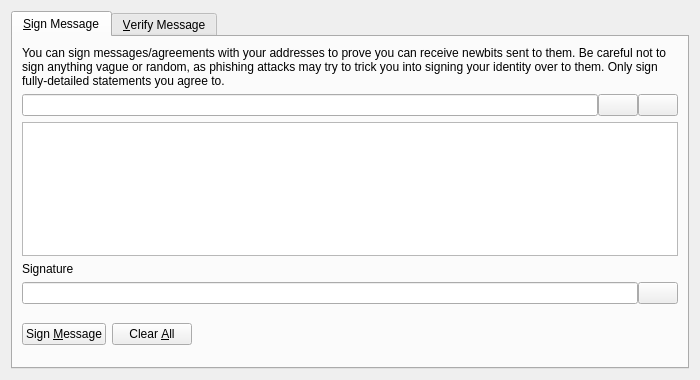
<?xml version="1.0" encoding="UTF-8"?>
<ui version="4.0">
 <class>SignVerifyMessageDialog</class>
 <widget class="QDialog" name="SignVerifyMessageDialog">
  <property name="geometry">
   <rect>
    <x>0</x>
    <y>0</y>
    <width>700</width>
    <height>380</height>
   </rect>
  </property>
  <property name="windowTitle">
   <string>Signatures - Sign / Verify a Message</string>
  </property>
  <property name="modal">
   <bool>true</bool>
  </property>
  <layout class="QVBoxLayout" name="verticalLayout">
   <item>
    <widget class="QTabWidget" name="tabWidget">
     <property name="currentIndex">
      <number>0</number>
     </property>
     <widget class="QWidget" name="tabSignMessage">
      <attribute name="title">
       <string>&amp;Sign Message</string>
      </attribute>
      <layout class="QVBoxLayout" name="verticalLayout_SM">
       <item>
        <widget class="QLabel" name="infoLabel_SM">
         <property name="text">
          <string>You can sign messages/agreements with your addresses to prove you can receive newbits sent to them. Be careful not to sign anything vague or random, as phishing attacks may try to trick you into signing your identity over to them. Only sign fully-detailed statements you agree to.</string>
         </property>
         <property name="textFormat">
          <enum>Qt::PlainText</enum>
         </property>
         <property name="wordWrap">
          <bool>true</bool>
         </property>
        </widget>
       </item>
       <item>
        <layout class="QHBoxLayout" name="horizontalLayout_1_SM">
         <property name="spacing">
          <number>0</number>
         </property>
         <item>
          <widget class="QValidatedLineEdit" name="addressIn_SM">
           <property name="toolTip">
            <string>The NewBit address to sign the message with</string>
           </property>
          </widget>
         </item>
         <item>
          <widget class="QPushButton" name="addressBookButton_SM">
           <property name="toolTip">
            <string>Choose previously used address</string>
           </property>
           <property name="text">
            <string/>
           </property>
           <property name="icon">
            <iconset resource="../newbit.qrc">
             <normaloff>:/icons/address-book</normaloff>:/icons/address-book</iconset>
           </property>
           <property name="shortcut">
            <string>Alt+A</string>
           </property>
           <property name="autoDefault">
            <bool>false</bool>
           </property>
          </widget>
         </item>
         <item>
          <widget class="QPushButton" name="pasteButton_SM">
           <property name="toolTip">
            <string>Paste address from clipboard</string>
           </property>
           <property name="text">
            <string/>
           </property>
           <property name="icon">
            <iconset resource="../newbit.qrc">
             <normaloff>:/icons/editpaste</normaloff>:/icons/editpaste</iconset>
           </property>
           <property name="shortcut">
            <string>Alt+P</string>
           </property>
           <property name="autoDefault">
            <bool>false</bool>
           </property>
          </widget>
         </item>
        </layout>
       </item>
       <item>
        <widget class="QPlainTextEdit" name="messageIn_SM">
         <property name="toolTip">
          <string>Enter the message you want to sign here</string>
         </property>
        </widget>
       </item>
       <item>
        <widget class="QLabel" name="signatureLabel_SM">
         <property name="text">
          <string>Signature</string>
         </property>
         <property name="textFormat">
          <enum>Qt::PlainText</enum>
         </property>
        </widget>
       </item>
       <item>
        <layout class="QHBoxLayout" name="horizontalLayout_2_SM">
         <property name="spacing">
          <number>0</number>
         </property>
         <item>
          <widget class="QLineEdit" name="signatureOut_SM">
           <property name="font">
            <font>
             <italic>true</italic>
            </font>
           </property>
           <property name="readOnly">
            <bool>true</bool>
           </property>
          </widget>
         </item>
         <item>
          <widget class="QPushButton" name="copySignatureButton_SM">
           <property name="toolTip">
            <string>Copy the current signature to the system clipboard</string>
           </property>
           <property name="text">
            <string/>
           </property>
           <property name="icon">
            <iconset resource="../newbit.qrc">
             <normaloff>:/icons/editcopy</normaloff>:/icons/editcopy</iconset>
           </property>
           <property name="autoDefault">
            <bool>false</bool>
           </property>
          </widget>
         </item>
        </layout>
       </item>
       <item>
        <layout class="QHBoxLayout" name="horizontalLayout_3_SM">
         <item>
          <widget class="QPushButton" name="signMessageButton_SM">
           <property name="toolTip">
            <string>Sign the message to prove you own this NewBit address</string>
           </property>
           <property name="text">
            <string>Sign &amp;Message</string>
           </property>
           <property name="icon">
            <iconset resource="../newbit.qrc">
             <normaloff>:/icons/edit</normaloff>:/icons/edit</iconset>
           </property>
           <property name="autoDefault">
            <bool>false</bool>
           </property>
          </widget>
         </item>
         <item>
          <widget class="QPushButton" name="clearButton_SM">
           <property name="toolTip">
            <string>Reset all sign message fields</string>
           </property>
           <property name="text">
            <string>Clear &amp;All</string>
           </property>
           <property name="icon">
            <iconset resource="../newbit.qrc">
             <normaloff>:/icons/remove</normaloff>:/icons/remove</iconset>
           </property>
           <property name="autoDefault">
            <bool>false</bool>
           </property>
          </widget>
         </item>
         <item>
          <spacer name="horizontalSpacer_1_SM">
           <property name="orientation">
            <enum>Qt::Horizontal</enum>
           </property>
           <property name="sizeHint" stdset="0">
            <size>
             <width>40</width>
             <height>48</height>
            </size>
           </property>
          </spacer>
         </item>
         <item>
          <widget class="QLabel" name="statusLabel_SM">
           <property name="font">
            <font>
             <weight>75</weight>
             <bold>true</bold>
            </font>
           </property>
           <property name="text">
            <string/>
           </property>
           <property name="wordWrap">
            <bool>true</bool>
           </property>
          </widget>
         </item>
         <item>
          <spacer name="horizontalSpacer_2_SM">
           <property name="orientation">
            <enum>Qt::Horizontal</enum>
           </property>
           <property name="sizeHint" stdset="0">
            <size>
             <width>40</width>
             <height>48</height>
            </size>
           </property>
          </spacer>
         </item>
        </layout>
       </item>
      </layout>
     </widget>
     <widget class="QWidget" name="tabVerifyMessage">
      <attribute name="title">
       <string>&amp;Verify Message</string>
      </attribute>
      <layout class="QVBoxLayout" name="verticalLayout_VM">
       <item>
        <widget class="QLabel" name="infoLabel_VM">
         <property name="text">
          <string>Enter the receiver's address, message (ensure you copy line breaks, spaces, tabs, etc. exactly) and signature below to verify the message. Be careful not to read more into the signature than what is in the signed message itself, to avoid being tricked by a man-in-the-middle attack. Note that this only proves the signing party receives with the address, it cannot prove sendership of any transaction!</string>
         </property>
         <property name="textFormat">
          <enum>Qt::PlainText</enum>
         </property>
         <property name="alignment">
          <set>Qt::AlignLeading|Qt::AlignLeft|Qt::AlignTop</set>
         </property>
         <property name="wordWrap">
          <bool>true</bool>
         </property>
        </widget>
       </item>
       <item>
        <layout class="QHBoxLayout" name="horizontalLayout_1_VM">
         <property name="spacing">
          <number>0</number>
         </property>
         <item>
          <widget class="QValidatedLineEdit" name="addressIn_VM">
           <property name="toolTip">
            <string>The NewBit address the message was signed with</string>
           </property>
          </widget>
         </item>
         <item>
          <widget class="QPushButton" name="addressBookButton_VM">
           <property name="toolTip">
            <string>Choose previously used address</string>
           </property>
           <property name="text">
            <string/>
           </property>
           <property name="icon">
            <iconset resource="../newbit.qrc">
             <normaloff>:/icons/address-book</normaloff>:/icons/address-book</iconset>
           </property>
           <property name="shortcut">
            <string>Alt+A</string>
           </property>
           <property name="autoDefault">
            <bool>false</bool>
           </property>
          </widget>
         </item>
        </layout>
       </item>
       <item>
        <widget class="QPlainTextEdit" name="messageIn_VM"/>
       </item>
       <item>
        <widget class="QValidatedLineEdit" name="signatureIn_VM"/>
       </item>
       <item>
        <layout class="QHBoxLayout" name="horizontalLayout_2_VM">
         <item>
          <widget class="QPushButton" name="verifyMessageButton_VM">
           <property name="toolTip">
            <string>Verify the message to ensure it was signed with the specified NewBit address</string>
           </property>
           <property name="text">
            <string>Verify &amp;Message</string>
           </property>
           <property name="icon">
            <iconset resource="../newbit.qrc">
             <normaloff>:/icons/transaction_0</normaloff>:/icons/transaction_0</iconset>
           </property>
           <property name="autoDefault">
            <bool>false</bool>
           </property>
          </widget>
         </item>
         <item>
          <widget class="QPushButton" name="clearButton_VM">
           <property name="toolTip">
            <string>Reset all verify message fields</string>
           </property>
           <property name="text">
            <string>Clear &amp;All</string>
           </property>
           <property name="icon">
            <iconset resource="../newbit.qrc">
             <normaloff>:/icons/remove</normaloff>:/icons/remove</iconset>
           </property>
           <property name="autoDefault">
            <bool>false</bool>
           </property>
          </widget>
         </item>
         <item>
          <spacer name="horizontalSpacer_1_VM">
           <property name="orientation">
            <enum>Qt::Horizontal</enum>
           </property>
           <property name="sizeHint" stdset="0">
            <size>
             <width>40</width>
             <height>48</height>
            </size>
           </property>
          </spacer>
         </item>
         <item>
          <widget class="QLabel" name="statusLabel_VM">
           <property name="font">
            <font>
             <weight>75</weight>
             <bold>true</bold>
            </font>
           </property>
           <property name="text">
            <string/>
           </property>
           <property name="wordWrap">
            <bool>true</bool>
           </property>
          </widget>
         </item>
         <item>
          <spacer name="horizontalSpacer_2_VM">
           <property name="orientation">
            <enum>Qt::Horizontal</enum>
           </property>
           <property name="sizeHint" stdset="0">
            <size>
             <width>40</width>
             <height>48</height>
            </size>
           </property>
          </spacer>
         </item>
        </layout>
       </item>
      </layout>
     </widget>
    </widget>
   </item>
  </layout>
 </widget>
 <customwidgets>
  <customwidget>
   <class>QValidatedLineEdit</class>
   <extends>QLineEdit</extends>
   <header>qvalidatedlineedit.h</header>
  </customwidget>
 </customwidgets>
 <resources>
  <include location="../newbit.qrc"/>
 </resources>
 <connections/>
</ui>
